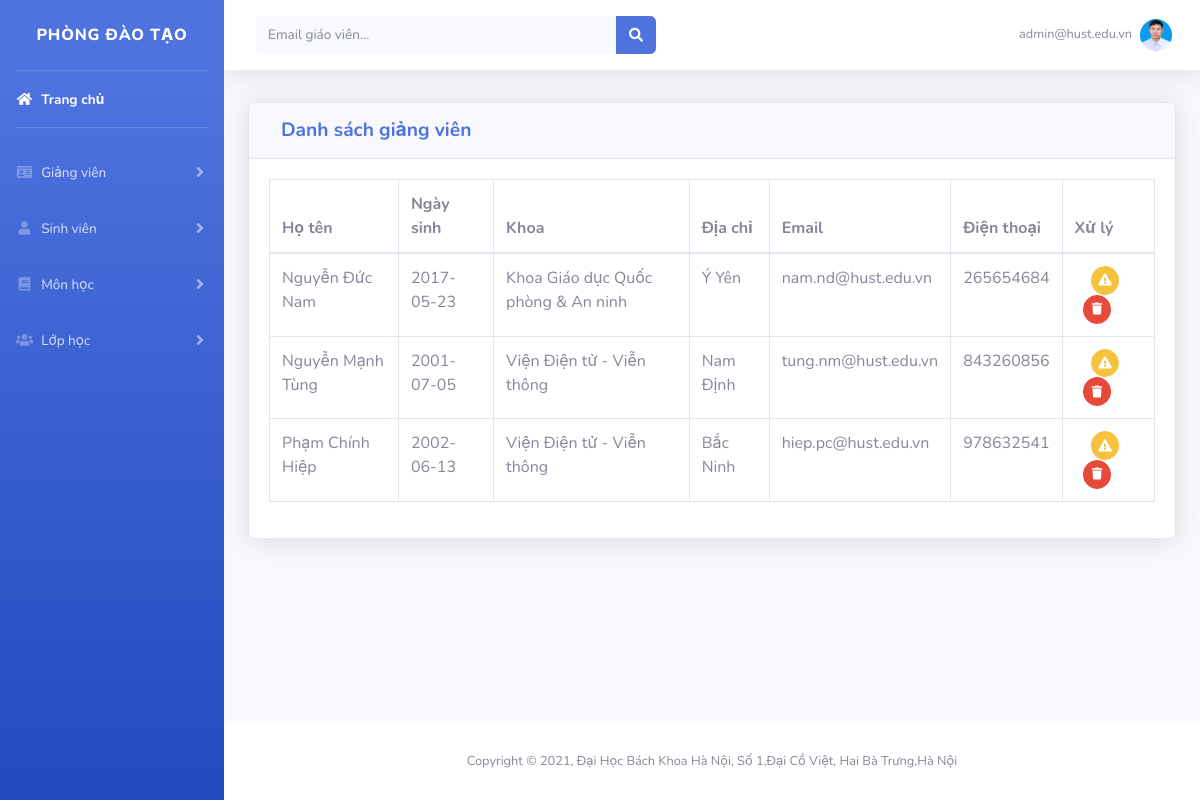
/admin/list_teacher.php (signed in), run on an earlier commit of the app's database.
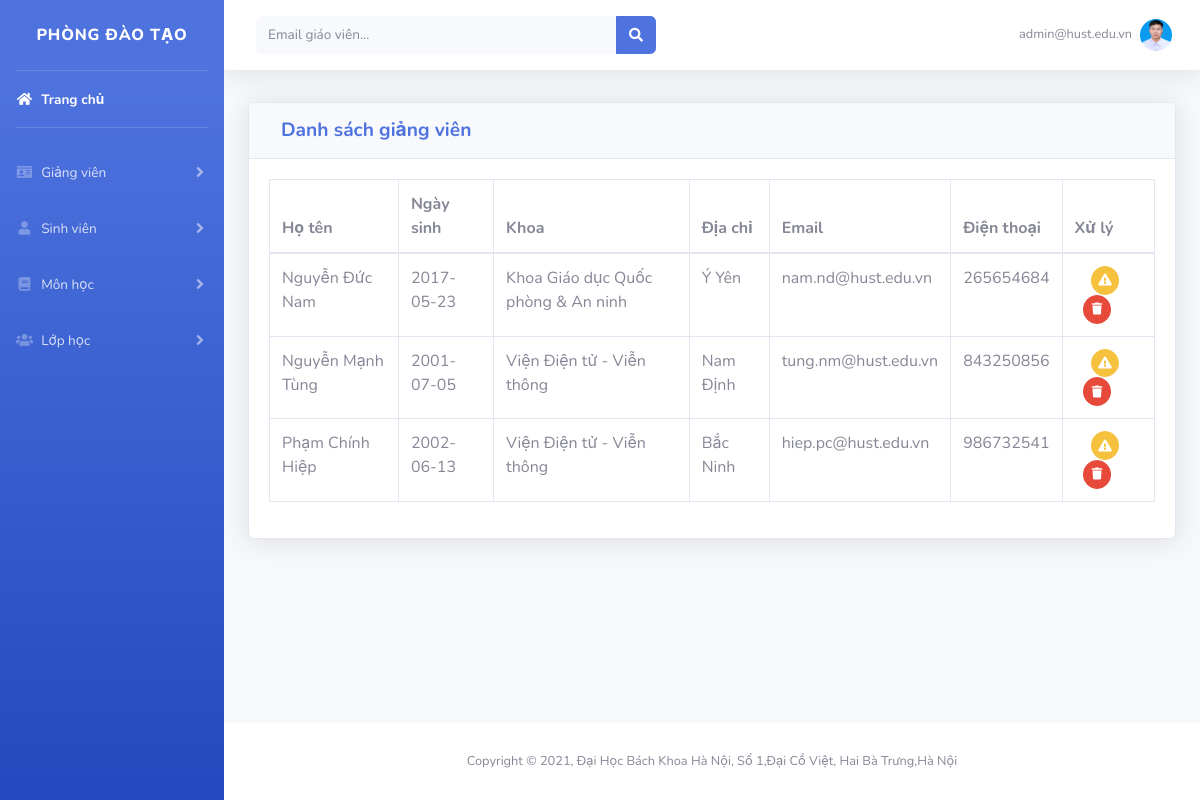
And on a later commit of the database.
### tables this page shows
CREATE TABLE `user` (
  `email` varchar(255) NOT NULL,
  `fullname` varchar(255) NOT NULL,
  `birthday` date NOT NULL,
  `Ma_Khoa` varchar(5) NOT NULL,
  `address` varchar(255) DEFAULT NULL,
  `phone` int(10) DEFAULT NULL,
  `password` varchar(255) NOT NULL,
  `level` int(11) NOT NULL,
  `time` datetime NOT NULL DEFAULT current_timestamp()
);

CREATE TABLE `khoa_data` (
  `Ma_Khoa` varchar(5) NOT NULL,
  `Ten_Khoa` varchar(255) NOT NULL,
  `Dia_Chi` varchar(255) NOT NULL
);

### admin/list_teacher.php (the view, shortened to what the changed rows need)
<!DOCTYPE html>
<html lang="en">
<head>
    <link href="../vendor/fontawesome-free/css/all.min.css" rel="stylesheet" type="text/css">
    <link href="../css/sb-admin-2.css" rel="stylesheet">
</head>
<body id="page-top">
    <div id="wrapper">
        <div id="content-wrapper" class="d-flex flex-column">
            <div id="content">
                <div class="container-fluid">
                    <div class="row">
                        <div class="col-lg-12">
                            <div class="card mb-4 shadow mt-2">
                                <div class="card-body">
                                    <div class="table-responsive">
                                        <table class="table table-bordered" id="dataTable" width="100%" cellspacing="0">
                                            <thead>
                                                <tr>
                                                    <th>Họ tên</th>
                                                    <th>Ngày sinh</th>
                                                    <th>Khoa</th>
                                                    <th>Địa chỉ</th>
                                                    <th>Email</th>
                                                    <th>Điện thoại</th>
                                                    <th>Xử lý</th>
                                                </tr>
                                            </thead>
                                            <tbody>
                                                <?php
                                                    include"../database/config.php";
                                                    $sql = "SELECT * FROM user
                                                            LEFT JOIN khoa_data
                                                            ON user.Ma_Khoa = khoa_data.Ma_Khoa
                                                            WHERE user.level = '0'
                                                            ORDER BY user.time DESC
                                                            LIMIT 10";
                                                    $result = mysqli_query($conn,$sql);
                                                    if(mysqli_num_rows($result)>0){
                                                        while($row = mysqli_fetch_assoc($result)){
                                                            echo"<tr>";
                                                            echo"<td>".$row['fullname']."</td>";
                                                            echo"<td>".$row['birthday']."</td>";
                                                            echo"<td>".$row['Ten_Khoa']."</td>";
                                                            echo"<td>".$row['address']."</td>";
                                                            echo"<td>".$row['email']."</td>";
                                                            echo"<td>".$row['phone']."</td>";
                                                            echo"<td><a href = 'change_in4_teacher.php?id=".$row['email'] ."' class='ml-3 btn btn-warning btn-circle btn-sm text-center'>
                                                            <i class='fas fa-exclamation-triangle'></i>
                                                            </a>
                                                            <a href = 'delete_teacher.php?id=".$row['email'] ."' class='ml-2 btn btn-danger btn-circle btn-sm text-right' >
                                                            <i class='fas fa-trash '></i>
                                                            </a></td>";
                                                            echo"</tr>";
                                                        }
                                                    }
                                                ?>
                                            </tbody>
                                        </table>
                                    </div>
                                </div>
                            </div>
                        </div>
                    </div>
                </div>
            </div>
        </div>
    </div>
</body>
</html>

What changed in the data, as far as the page shows it:
changed user "Nguyễn Mạnh Tùng": phone "843260856" → "843250856"
changed user "Phạm Chính Hiệp": phone "978632541" → "986732541"
